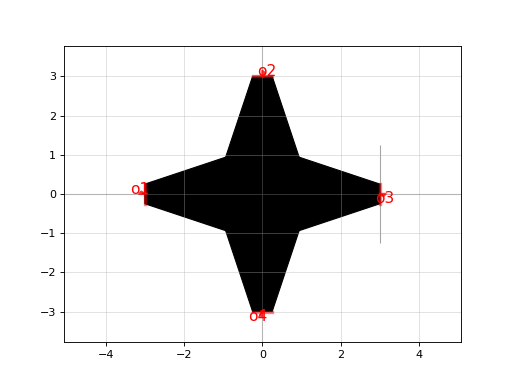

Python code for this plot:
import gdsfactory as gf

c = gf.components.crossing_from_taper()
c.plot()
